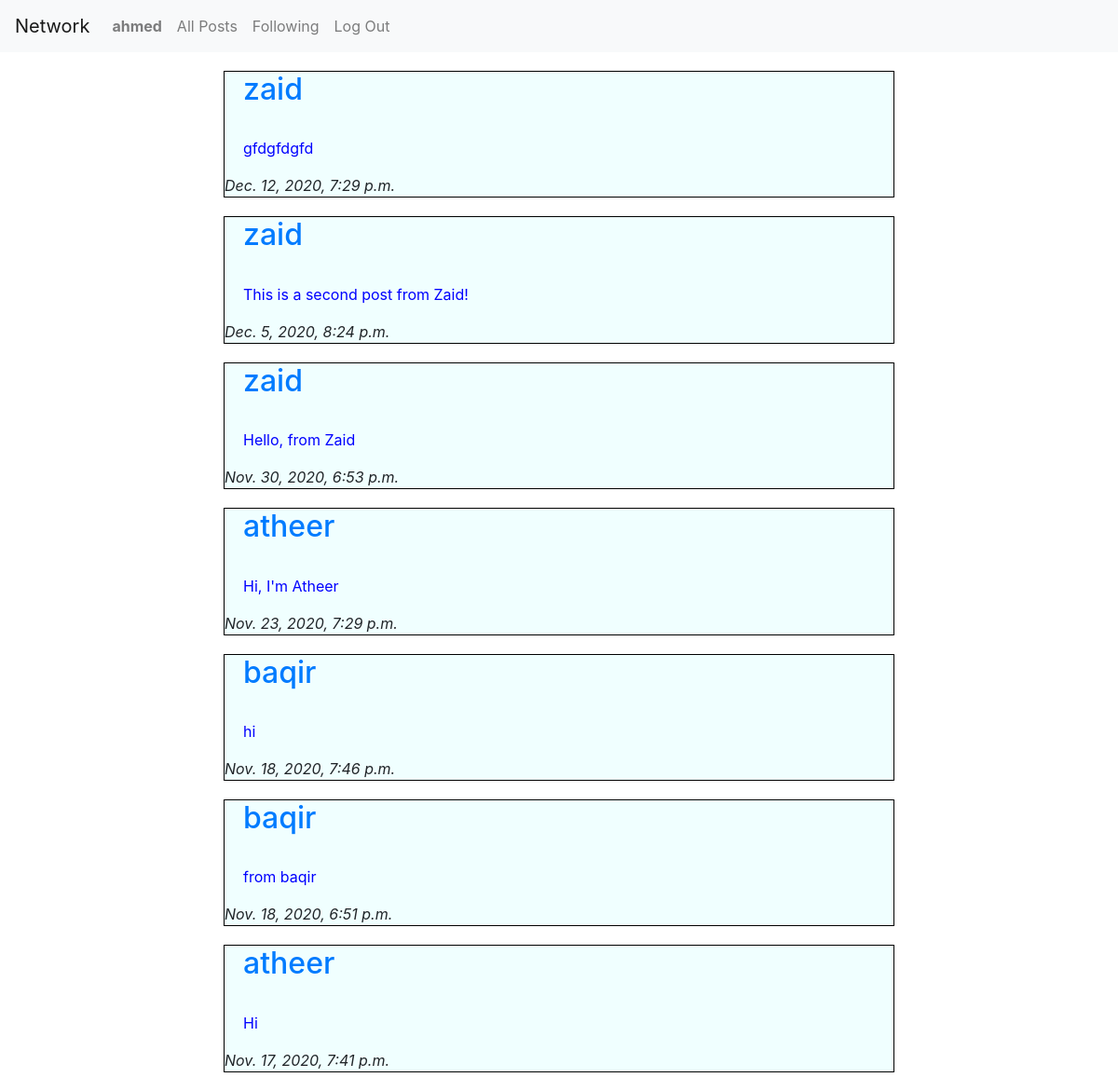
Before: /following/1 (signed in) with the older database file.
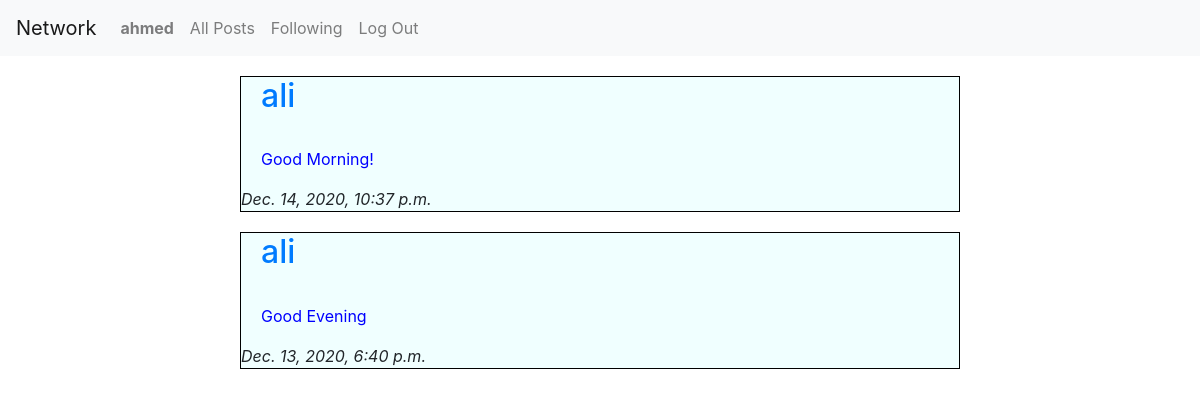
After: the same page with the newer database file.
### network/models.py (models this page shows)
class Post(models.Model):
    content = models.TextField(max_length=100)
    timestamp = models.DateTimeField(auto_now_add=True)
    created_by = models.ForeignKey(User, on_delete=models.CASCADE, related_name="poster")
    like = models.ManyToManyField(User, related_name="user_like")
    num_likes= models.IntegerField(default=0)
    image = models.ImageField(blank= True,upload_to ='media')
    def __str__(self):
        return f"{self.content}, {self.timestamp},{self.created_by}, {self.image}"

class User(AbstractUser):
    following = models.ManyToManyField('self', symmetrical=False, related_name="followers")
    picture = models.ImageField(height_field="hieght_field", width_field="widt_field", upload_to='media/', null=True, blank=True)
    height_field = models.IntegerField(default=0)
    width_fiels = models.IntegerField(default=0)

### network/views.py (the view)
# urls.py: path("following/<user_id>", views.following, name="following"),
@login_required
def following(request, user_id):
    user = User.objects.get(pk=user_id)
    followings = user.followers.all()
    posts = Post.objects.filter(created_by__in=followings).order_by('-timestamp')
    print(followings)
    for following in followings:
        poster = Post.objects.filter(created_by=following)
        print(poster)
    return render(request, "network/following.html",{
        "posts" : posts
    })

### network/templates/network/following.html (shortened to what this page needs)
{% extends "network/layout.html" %}
{% block body %}
    <div class="main">
        {% for post in posts %}
        <div class="post-details">
            <h2><a href="{% url 'profile' post.created_by.id %}">{{ post.created_by }}</a></h2>
                <br>
                <p id="{{post.timestamp}}">{{ post.content }}</p>
                <i>{{ post.timestamp }}</i>
        </div>
    {% endfor %}
    </div>
{% endblock %}

Changed rows visible on the page:
removed Post: created_by "zaid", content "gfdgfdgfd", timestamp "Dec. 12, 2020, 7:29 p.m."
removed Post: created_by "zaid", content "This is a second post from Zaid!", timestamp "Dec. 5, 2020, 8:24 p.m."
removed Post: created_by "zaid", content "Hello, from Zaid", timestamp "Nov. 30, 2020, 6:53 p.m."
removed Post: created_by "atheer", content "Hi, I'm Atheer", timestamp "Nov. 23, 2020, 7:29 p.m."
removed Post: created_by "baqir", content "hi", timestamp "Nov. 18, 2020, 7:46 p.m."
removed Post: created_by "baqir", content "from baqir", timestamp "Nov. 18, 2020, 6:51 p.m."
removed Post: created_by "atheer", content "Hi", timestamp "Nov. 17, 2020, 7:41 p.m."
now on this page (row edited): Post: created_by "ali", content "Good Morning!", timestamp "Dec. 14, 2020, 10:37 p.m."
now on this page (row edited): Post: created_by "ali", content "Good Evening", timestamp "Dec. 13, 2020, 6:40 p.m."
